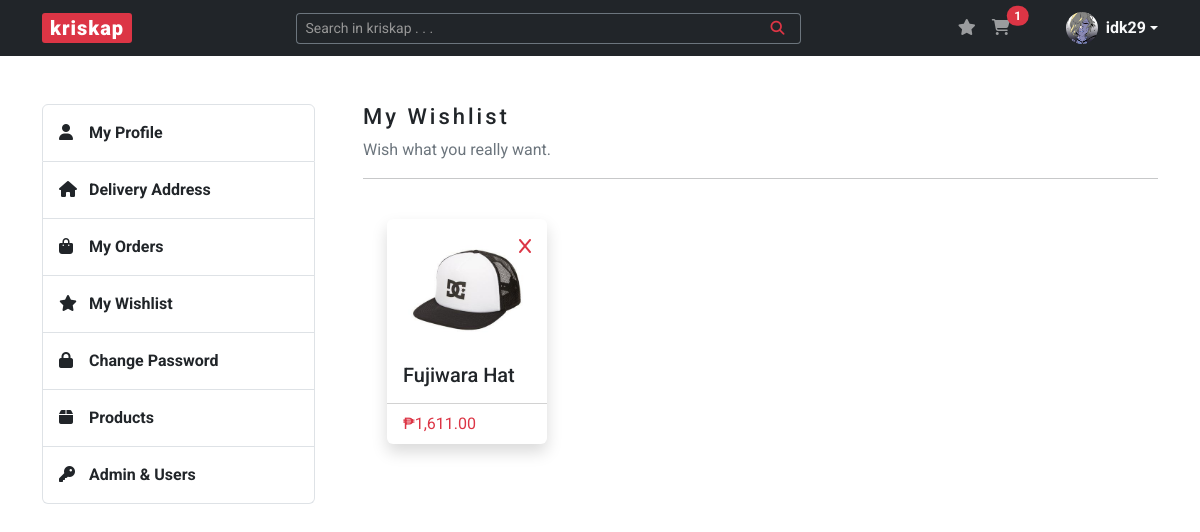
The page /wishlist (signed in) on the database its author committed.
### kriskap/models.py (models this page shows)
class User(db.Model, UserMixin):
    __tablename__ = "users"
    id = db.Column(db.Integer, primary_key=True)
    user_type = db.Column(db.String(20), nullable=False)
    username = db.Column(db.String(20), unique=True, nullable=False)
    name = db.Column(db.String(100), nullable=False)
    email = db.Column(db.String(100), unique=True, nullable=False)
    image_file = db.Column(db.String(250), nullable=False, default="default.png")
    password = db.Column(db.String(100), nullable=False)
    carts = relationship("Cart", back_populates="buyer")
    wishlists = relationship("Wishlist", back_populates="wisher")
    addresses = relationship("Address", back_populates="buyer")

class Wishlist(db.Model):
    __tablename__ = "wishlists"
    id = db.Column(db.Integer, primary_key=True)
    buyer_id = db.Column(db.Integer, db.ForeignKey("users.id"))
    wisher = relationship("User", back_populates="wishlists")
    product_id = db.Column(db.Integer, db.ForeignKey("products.id"))
    parent_product = relationship("Product", back_populates="wishlists")

class Product(db.Model):
    __tablename__ = "products"
    id = db.Column(db.Integer, primary_key=True)
    name = db.Column(db.String(60), unique=True, nullable=False)
    stock = db.Column(db.Integer, nullable=False)
    price = db.Column(db.Integer, nullable=False)
    image_file = db.Column(db.String(250), nullable=False)
    carts = relationship("Cart", back_populates="parent_product")
    wishlists = relationship("Wishlist", back_populates="parent_product")

### kriskap/wishlist/routes.py (the view)
@wishlists.route("/wishlist")
@login_required
def wishlist():
    wishlists = Wishlist.query.filter_by(buyer_id=current_user.id).all()
    return render_template("wishlist.html", title="Wishlist", wishlists=wishlists)

### kriskap/models.py (called while the page is built)
@login_manager.user_loader
def load_user(user_id):
    return User.query.get(int(user_id))

### kriskap/templates/wishlist.html
{% extends "base.html" %}
{% block content %}
    <section id="section-wishlist" class="content-section mb-5">
        <div class="row justify-content-between">
            {% include "aside.html" %}
            <div class="col-lg-9 ps-lg-5">
                <h3>My Wishlist</h3>
                <p class="text-secondary">Wish what you really want.</p>
                <hr>
                <div class="d-flex flex-row flex-wrap justify-content-start">
                    {% for wishlist in wishlists %}
                    <div class="card border-0 m-4 shadow position-relative" style="width: 10rem;">
                        <div class="card-body the-product">
                            <a href="{{ url_for('wishlists.remove_wishlist', wishlist_id=wishlist.id) }}" class="nav-link position-absolute top-0 end-0 m-3">
                                <i class="fa-solid fa-x text-danger"></i>
                            </a>
                            <a href="{{ url_for('carts.view_product', product_id=wishlist.parent_product.id) }}">
                                <img src="{{ url_for('static', filename='img/product_pics/' + wishlist.parent_product.image_file ) }}" class="card-img-top" alt="{{ wishlist.parent_product.name }}-Image">
                                <h5 class="card-title mb-0">{{ wishlist.parent_product.name }}</h5>
                            </a>
                        </div>
                        <div class="card-footer bg-transparent">
                            <p class="card-text text-danger">{{ "₱{:,.2f}".format(wishlist.parent_product.price) }}</p>
                        </div>
                    </div>
                    {% endfor %}
                </div>
            </div>
        </div>
    </section>
{% endblock %}

### kriskap/templates/base.html (shortened to what this page needs)
<!DOCTYPE html>
<html lang="en">
<head>
    <link rel="stylesheet" href="https://cdn.jsdelivr.net/npm/bootstrap@5.3.0-alpha1/dist/css/bootstrap.min.css">
    <link rel="stylesheet" href="{{ url_for('static', filename='css/styles.css') }}">
</head>
<body>
    <header>
        <nav class="navbar navbar-expand-lg navbar-dark bg-dark">
            <div class="container">
                <a class="navbar-brand px-2 py-0" href="{{ url_for('main.home') }}">kriskap</a>
                <div class="collapse navbar-collapse" id="navbarSupportedContent">
                    <form class="d-flex ms-auto form-search w-50" role="search">
                        <div class="input-group input-group-sm">
                            <input type="text" class="form-control text-bg-dark border-secondary border-end-0" placeholder="Search in kriskap . . ." aria-label="Search in kriskap . . ." aria-describedby="button-addon">
                            <button class="btn btn-outline-danger border-start-0 border-secondary" type="button" id="button-addon"><i class="fa-solid fa-magnifying-glass px-2"></i></button>
                        </div>
                    </form>
                    <ul class="navbar-nav ms-auto mb-2 mb-lg-0 notification-cart">
                        <li class="nav-item">
                            <a href="{{ url_for('wishlists.wishlist') }}" class="nav-link d-inline-block">
                                <i class="fa-solid fa-star"></i>
                            </a>
                        </li>
                        <li class="nav-item me-5">
                            <a href="{{ url_for('carts.cart') }}" class="nav-link position-relative d-inline-block">
                                <i class="fa-solid fa-cart-shopping"></i>
                                {% if current_user.is_authenticated %}
                                    <span id="cartTotal" class="position-absolute start-100 translate-middle badge rounded-pill bg-danger">
                                        {% set items = [] %}
                                        {{ items | sum }}
                                    </span>
                                {% endif %}
                            </a>
                        </li>
                        {% if current_user.is_authenticated %}
                        <li class="dropdown d-flex align-items-center">
                            <a href="#" class="d-flex align-items-center text-light text-decoration-none dropdown-toggle" data-bs-toggle="dropdown" aria-expanded="false">
                                <img src="{{ url_for('static', filename='img/profile_pics/' + current_user.image_file) }}" alt="" width="32" height="32" class="rounded-circle me-2">
                                <strong>{{ current_user.username }}</strong>
                            </a>
                        </li>
                        {% endif %}
                    </ul>
                </div>
            </div>
        </nav>
    </header>
    <main class="container mt-5">
        {% block content %} {% endblock %}
    </main>
</body>
</html>

### kriskap/static/css/styles.css (style rules this page uses)
body { font-family: 'Roboto', sans-serif; color: #212529; }
h3, legend { font-size: 1.375rem; font-weight: 500; line-height: 1.65rem; letter-spacing: 3px; }
a { color: #212529; text-decoration: none; }
.navbar-brand { background-color: #DC3545; border-radius: 3px; font-weight: 900; letter-spacing: 1px; }
.form-control::placeholder { color: #979797; opacity: 1; }

### rows shown on the page
User: image_file (picture), username "idk29"
Wishlist: image_file (picture), parent_product.name "Fujiwara Hat"
Product: parent_product.price "₱1,611.00"

### other values the page prints
{{ items | sum }} "1"
